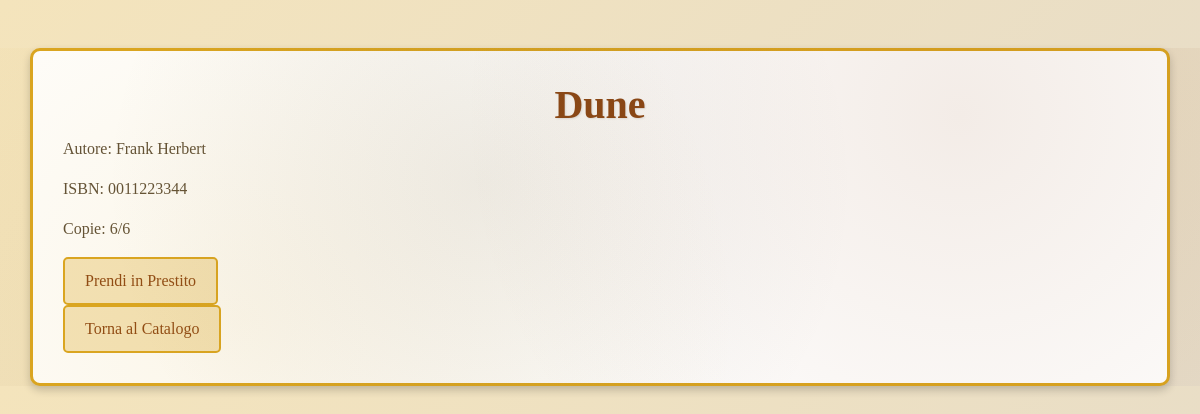
The app's page /libro.php?idL=5 (signed in) with its own data.
### tables this page shows
CREATE TABLE libri (
    idL INT AUTO_INCREMENT PRIMARY KEY,
    titolo VARCHAR(255) NOT NULL,
    autore VARCHAR(255) NOT NULL,
    isbn VARCHAR(20) UNIQUE NOT NULL,  
    copieTot INT NOT NULL DEFAULT 0,  
    copieDis INT NOT NULL DEFAULT 0   
);

### src/includes/functions.php (called while the page is built, shortened)
<?php
include 'db.php';
function countActiveLoans($userId) {
    global $conn;
    $stmt = mysqli_prepare($conn, "SELECT COUNT(*) FROM prestiti WHERE idU = ? AND dataRest IS NULL");
    mysqli_stmt_bind_param($stmt, "i", $userId);
    mysqli_stmt_execute($stmt);
    mysqli_stmt_bind_result($stmt, $count);
    return $count;
}
?>

### src/libro.php (the view, shortened to what this page needs)
<?php
include 'includes/db.php';
include 'includes/functions.php';
$idL = isset($_GET['idL']) ? $_GET['idL'] : null;
$userId = $_SESSION['idU'];
$activeLoans = countActiveLoans($userId);
$canBorrow = $activeLoans < 2;
$book = null;
if ($idL) {
    $stmt = mysqli_prepare($conn, "SELECT * FROM libri WHERE idL = ?");
    mysqli_stmt_bind_param($stmt, "i", $idL);
    mysqli_stmt_execute($stmt);
    $result = mysqli_stmt_get_result($stmt);
    $book = mysqli_fetch_assoc($result);
}
?>
<!DOCTYPE html>
<html lang="it">
<head>
    <link href="https://cdn.jsdelivr.net/npm/bootstrap@5.1.3/dist/css/bootstrap.min.css" rel="stylesheet">
    <link href="css/style.css" rel="stylesheet">
</head>
<body>
<div class="container mt-5">
    <?php if ($book): ?>
        <h1><?php echo $book['titolo']; ?></h1>
        <p>Autore: <?php echo $book['autore']; ?></p>
        <p>ISBN: <?php echo $book['isbn']; ?></p>
        <p>Copie: <?php echo $book['copieDis']; ?>/<?php echo $book['copieTot']; ?></p>
        <?php if ($book['copieDis'] > 0 && $canBorrow): ?>
            <form method="POST">
                <button type="submit" name="borrow" class="btn btn-success">Prendi in Prestito</button>
            </form>
        <?php else: ?>
            <form method="POST">
                <button type="submit" name="request" class="btn btn-warning">Richiedi Notifica Disponibilità</button>
            </form>
        <?php endif; ?>
    <?php else: ?>
        <h1>Libro non trovato</h1>
        <p>Il libro richiesto non esiste o l'ID è sbagliato.</p>
    <?php endif; ?>
    <a href="libri.php" class="btn btn-secondary">Torna al Catalogo</a>
</div>
</body>
</html>

### src/css/style.css (style rules this page uses)
body { background: linear-gradient(135deg, #f4e4bc 0%, #e6dcc9 100%); font-family: 'Times New Roman', serif; color: #5d4e37; position: relative; }
body::before { content: ''; position: absolute; top: 0; left: 0; width: 100%; height: 100%; background-image: radial-gradient(circle at 20% 80%, rgba(218, 165, 32, 0.1) 0%, transparent 50%), radial-gradient(circle at 80% 20%, rgba(139, 69, 19, 0.1) 0%, transparent 50%), radial-gradient(circle at 40% 40%, rgba(93, 78, 55, 0.1) 0%, transparent 50%); pointer-events: none; }
.container { background-color: #ffffff; border-radius: 10px; box-shadow: 0 4px 8px rgba(0, 0, 0, 0.2); padding: 30px; margin-top: 20px; border: 3px solid #daa520; background-repeat: no-repeat; background-position: center; background-size: 50px; }
h1, h2 { color: #8b4513; font-weight: bold; text-shadow: 1px 1px 2px rgba(0, 0, 0, 0.1); font-family: 'Times New Roman', serif; text-align: center; }
.btn { border-radius: 5px; padding: 10px 20px; font-size: 16px; transition: background-color 0.3s ease; border: 2px solid #daa520; background-color: #f4e4bc; color: #8b4513; font-family: 'Times New Roman', serif; }
a { color: #8b4513; text-decoration: none; }

### records on screen
libri: titolo "Dune", autore "Frank Herbert", isbn "0011223344", copieDis "6", copieTot "6"
